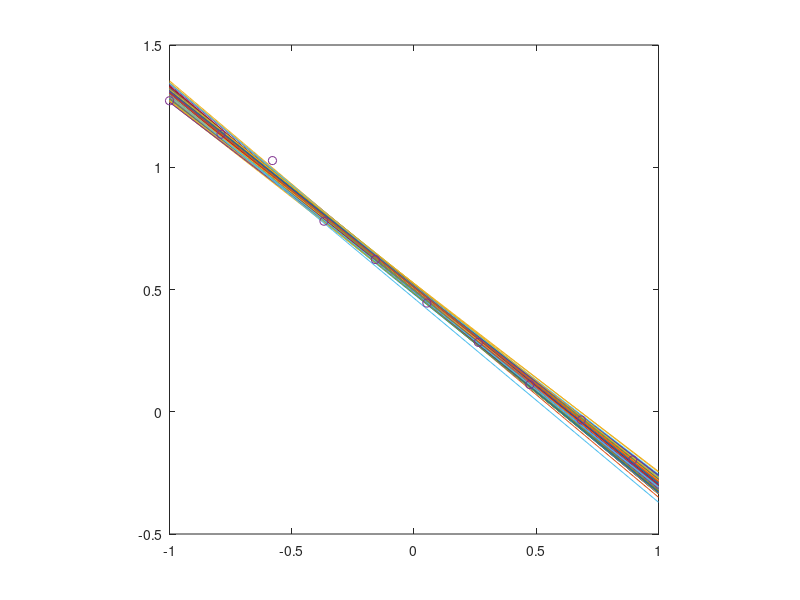

Here is the MATLAB script that generated this plot:
close all; clear;
N = 2; % number of dimensions
ns = 20; % number of samples
nf = 101;
alpha = 0.001; beta = 1000;

x = linspace(-1+eps,1-eps,ns)';
a1 = 0.5; a2 = -0.8;
y = a2*x+a1;
mu = 0;    
e = normrnd(mu,0.02,size(x));
t = y + e;

% figure(1);
% leg1 = ['y = ',num2str(a1),'x + ',num2str(a2)];
% plot(x,y);
% hold on;
% leg2 = ['Data : $\mathcal{N}$(',num2str(mu),', ',num2str(1/beta),')'];
% scatter(x,t);
% legend(leg1,leg2,'Interpreter','latex');
% hold off;

% legend

% Initial iteration: N = 0
MuN = zeros([N,1]);
Sigma0 = (1/alpha)*eye(N); Sigma0i = inv(Sigma0);
SigmaNi = Sigma0i;

% Kernel function
phi = @(x,i) x^(i-1);

xx = linspace(-1,1,100);
k = 2;
for n = 1:k:ns
    SigmaNiPrior = SigmaNi;
    
    x1 = -1:.2:1; x2 = x1;
    [X1,X2] = meshgrid(x1,x2);
    F = mvnpdf([X1(:) X2(:)],MuN',SigmaNi');
    F = reshape(F,length(x2),length(x1));
    %f1 = figure;
    contour(F)
    pause; clf;
    w = mvnrnd(MuN',inv(SigmaNi),nf);
    
    yt = w(:,2)*xx + w(:,1);

%     subplot(1,2,1)
    plot(xx,yt); hold on; plot(x(1:k:n),t(1:k:n),'o'); axis square;
    hold off;
%     
%     subplot(1,2,2)
%     int = -100:10:100;
%     [W1,W2] = meshgrid(int);
%     F = mvnpdf([W1(:) W2(:)],MuN.',SigmaNi);
%     F = reshape(F,length(int),length(int));
% 
%     colormap(jet);
%     contourf(int,int,F,100,'edgecolor','none'); hold on;
%     axis('square')
%     xlabel('w_1'); ylabel('w_2'); 
% 
%     plot(w(:,1),w(:,2),'+'); axis square; % xlim([0 1]); ylim([0 1]);
%     hold off;
    
    P = 1:N; P = arrayfun(@(i) phi(x(n),i),P);
    
    
    SigmaNi = SigmaNiPrior + beta*(P'*P);
    MuN = SigmaNi\(SigmaNiPrior*MuN + beta*P'*t(n));
end